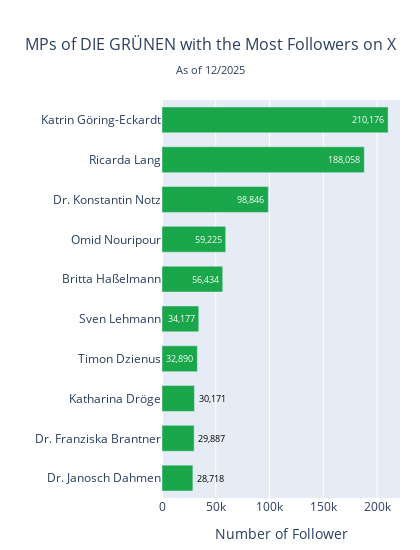

The notebook cell this image was saved under:
### Code cell
plot_party_hbar(
    df_profiles[df_profiles["partei_kurz"]=='BÜNDNIS 90/DIE GRÜNEN'], 
    'FULLNAME', 
    'followers_count', 
    top_n=10, 
    title='MPs of DIE GRÜNEN with the Most Followers on X',
    x_label='Number of Follower',
    save_name="top10_followers_gruene_eng",
    mobile=True
)

### Figure 1 — Plotly figure (JSON) as saved in the notebook; plotly's stock layout.template omitted (floating-point values rounded to 4 significant figures)
{"data": [{"cliponaxis": false, "customdata": [["BÜNDNIS 90/DIE GRÜNEN", "Dr. Janosch Dahmen", "Dr. Janosch Dahmen"], ["BÜNDNIS 90/DIE GRÜNEN", "Dr. Franziska Brantner", "Dr. Franziska Brantner"], ["BÜNDNIS 90/DIE GRÜNEN", "Katharina Dröge", "Katharina Dröge"], ["BÜNDNIS 90/DIE GRÜNEN", "Timon Dzienus", "Timon Dzienus"], ["BÜNDNIS 90/DIE GRÜNEN", "Sven Lehmann", "Sven Lehmann"], ["BÜNDNIS 90/DIE GRÜNEN", "Britta Haßelmann", "Britta Haßelmann"], ["BÜNDNIS 90/DIE GRÜNEN", "Omid Nouripour", "Omid Nouripour"], ["BÜNDNIS 90/DIE GRÜNEN", "Dr. Konstantin Notz", "Dr. Konstantin Notz"], ["BÜNDNIS 90/DIE GRÜNEN", "Ricarda Lang", "Ricarda Lang"], ["BÜNDNIS 90/DIE GRÜNEN", "Katrin Göring-Eckardt", "Katrin Göring-Eckardt"]], "hovertemplate": "Name: %{customdata[2]} (%{customdata[1]})<br>Number of Follower: %{x:,.0f}<br>partei_kurz: %{customdata[0]}<extra></extra>", "insidetextanchor": "end", "marker": {"color": ["#1AA64A", "#1AA64A", "#1AA64A", "#1AA64A", "#1AA64A", "#1AA64A", "#1AA64A", "#1AA64A", "#1AA64A", "#1AA64A"]}, "orientation": "h", "text": ["28,718", "29,887", "30,171", "32,890", "34,177", "56,434", "59,225", "98,846", "188,058", "210,176"], "textfont": {"color": ["#000000", "#000000", "#000000", "#FFFFFF", "#FFFFFF", "#FFFFFF", "#FFFFFF", "#FFFFFF", "#FFFFFF", "#FFFFFF"]}, "textposition": ["outside", "outside", "outside", "inside", "inside", "inside", "inside", "inside", "inside", "inside"], "texttemplate": "%{text}", "type": "bar", "x": [28718, 29887, 30171, 32890, 34177, 56434, 59225, 98846, 188058, 210176], "y": ["Dr. Janosch Dahmen", "Dr. Franziska Brantner", "Katharina Dröge", "Timon Dzienus", "Sven Lehmann", "Britta Haßelmann", "Omid Nouripour", "Dr. Konstantin Notz", "Ricarda Lang", "Katrin Göring-Eckardt"]}], "layout": {"bargap": 0.35, "height": 550, "margin": {"b": 10, "l": 10, "r": 20, "t": 100}, "title": {"font": {"size": 16}, "text": "MPs of DIE GRÜNEN with the Most Followers on X<br><sub style='font-size:0.85em; line-height:0.5;'>As of 12/2025</sub>", "x": 0.5, "xanchor": "center", "yanchor": "top", "yref": "container"}, "uniformtext": {"minsize": 8, "mode": "show"}, "width": 420, "xaxis": {"title": {"text": "Number of Follower"}}, "yaxis": {"title": {"text": ""}}}}
